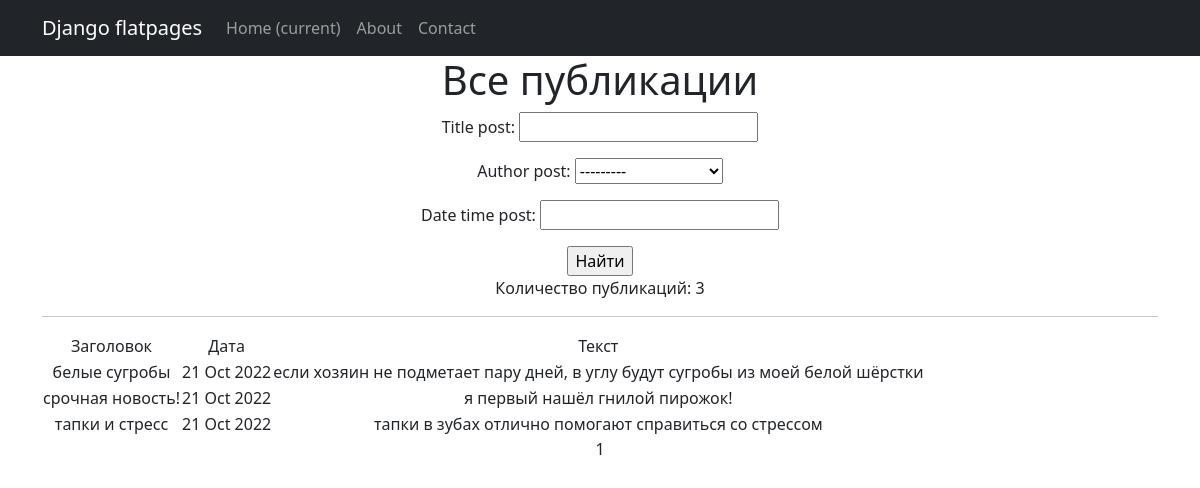
The page /posts/ on the database as committed earlier.
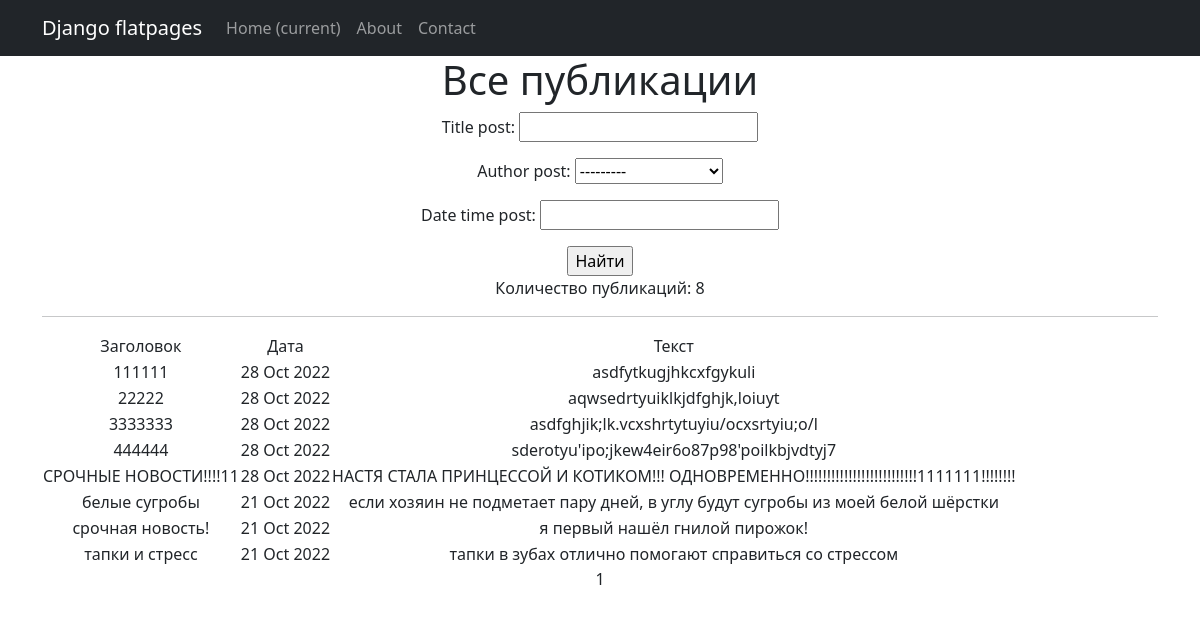
The same page on the database as committed later.
### NewsApp/models.py (models this page shows, shortened)
class Post(models.Model):
    article = 'AR'
    news = 'NE'
    TYPE = [
    (article, 'статья'),
    (news, 'новость')]
    author_post = models.ForeignKey(Author, on_delete=models.CASCADE)
    type_post = models.CharField(max_length=2, choices=TYPE, default=article)
    date_time_post = models.DateTimeField(auto_now_add=True)
    categories_post = models.ManyToManyField(Category, through='PostCategory')
    title_post = models.CharField(max_length=250)
    text_post = models.TextField()
    rating_post = models.FloatField(default=0.0)

### NewsApp/views.py (the view)
# urls.py: path('', PostsList.as_view(), name='post_list'),
class PostsList(ListView):
    model = Post
    ordering = 'title_post'
    template_name = 'posts.html'
    context_object_name = 'posts'
    paginate_by = 10
    def get_queryset(self):
        queryset = super().get_queryset()
        self.filterset = PostFilter(self.request.GET, queryset)
        return self.filterset.qs
    def get_context_data(self, **kwargs):
        context = super().get_context_data(**kwargs)
        context['filterset'] = self.filterset
        return context

### NewsApp/templatetags/custom_filters.py (called while the page is built)
@register.filter()
def censor(value):
    for word in words:
        value = value.replace(word, '***')
    return value

### templates/posts.html (shortened to what this page needs)
{% extends 'flatpages/default.html' %}
{% load custom_filters %}
{% load custom_tags %}
{% block content %}
<h1>Все публикации </h1>
<form action="" method="get">
    {{ filterset.form.as_p }}
    <input type="submit" value="Найти" />
</form>
Количество публикаций: {{  posts|length}}
<hr>
{% if posts %}
<table>
    <tr>
        <td>Заголовок</td>
        <td>Дата</td>
        <td>Текст</td>
    </tr>
    {% for post in posts %}
    <tr>
        <td>{{ post.title_post|censor }}</td>
        <td>{{ post.date_time_post|date:'d M Y' }}</td>
        <td>{{ post.text_post|truncatewords:20 }}</td>
    </tr>
    {% endfor %}
</table>
{% else %}
<h2>Публикаций нет!</h2>
{% endif %}
{{ page_obj.number }}
{% endblock content %}

### templates/flatpages/default.html (shortened to what this page needs)
<!DOCTYPE html>
<html lang="en">
<head>
    {% load static %}
    <link href="{% static 'css/styles.css' %}" rel="stylesheet" />
</head>
<body>
<nav class="navbar navbar-expand-lg navbar-dark bg-dark static-top">
    <div class="container">
        <a class="navbar-brand" href="#">Django flatpages</a>
        <div class="collapse navbar-collapse" id="navbarResponsive">
            <ul class="navbar-nav ml-auto">
                <li class="nav-item active">
                    <a class="nav-link" href="#">Home
                        <span class="sr-only">(current)</span>
                    </a>
                </li>
                <li class="nav-item">
                    <a class="nav-link" href="/about/">About</a>
                </li>
                <li class="nav-item">
                    <a class="nav-link" href="/contacts/">Contact</a>
                </li>
            </ul>
        </div>
    </div>
</nav>
<div class="container">
    <div class="row">
        <div class="col-lg-12 text-center">
            {% block content %}{% endblock content %}
        </div>
    </div>
</div>
</body>
</html>

Rows that differ between the two databases and show on the page:
added Post: title_post|censor "111111", date_time_post "28 Oct 2022", text_post "asdfytkugjhkcxfgykuli"
added Post: title_post|censor "22222", date_time_post "28 Oct 2022", text_post "aqwsedrtyuiklkjdfghjk,loiuyt"
added Post: title_post|censor "3333333", date_time_post "28 Oct 2022", text_post "asdfghjik;lk.vcxshrtytuyiu/ocxsrtyiu;o/l"
added Post: title_post|censor "444444", date_time_post "28 Oct 2022", text_post "sderotyu'ipo;jkew4eir6o87p98'poilkbjvdtyj7"
added Post: title_post|censor "СРОЧНЫЕ НОВОСТИ!!!!11", date_time_post "28 Oct 2022", text_post "НАСТЯ СТАЛА ПРИНЦЕССОЙ И КОТИКОМ!!! ОДНОВРЕМЕННО!!!!!!!!!!!!!!!!!!!!!!!!!!1111111!!!!!!!!"
Other text that changed with them:
{{ posts|length }}: "3" → "8"
